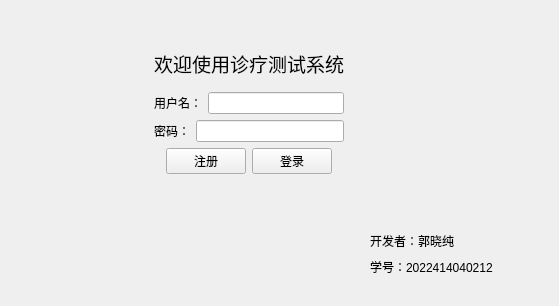
<?xml version="1.0" encoding="UTF-8"?>
<ui version="4.0">
 <class>LoginView</class>
 <widget class="QWidget" name="LoginView">
  <property name="geometry">
   <rect>
    <x>0</x>
    <y>0</y>
    <width>559</width>
    <height>306</height>
   </rect>
  </property>
  <property name="windowTitle">
   <string>登录</string>
  </property>
  <widget class="QWidget" name="layoutWidget">
   <property name="geometry">
    <rect>
     <x>60</x>
     <y>40</y>
     <width>378</width>
     <height>134</height>
    </rect>
   </property>
   <layout class="QVBoxLayout" name="verticalLayout_2">
    <item>
     <layout class="QHBoxLayout" name="horizontalLayout_4">
      <item>
       <spacer name="horizontalSpacer">
        <property name="orientation">
         <enum>Qt::Orientation::Horizontal</enum>
        </property>
        <property name="sizeHint" stdset="0">
         <size>
          <width>40</width>
          <height>20</height>
         </size>
        </property>
       </spacer>
      </item>
      <item>
       <layout class="QVBoxLayout" name="verticalLayout">
        <item>
         <widget class="QLabel" name="label">
          <property name="sizePolicy">
           <sizepolicy hsizetype="Preferred" vsizetype="Preferred">
            <horstretch>0</horstretch>
            <verstretch>0</verstretch>
           </sizepolicy>
          </property>
          <property name="font">
           <font>
            <family>宋体</family>
            <pointsize>14</pointsize>
            <bold>false</bold>
           </font>
          </property>
          <property name="layoutDirection">
           <enum>Qt::LayoutDirection::LeftToRight</enum>
          </property>
          <property name="text">
           <string>欢迎使用诊疗测试系统</string>
          </property>
          <property name="alignment">
           <set>Qt::AlignmentFlag::AlignCenter</set>
          </property>
         </widget>
        </item>
        <item>
         <layout class="QHBoxLayout" name="horizontalLayout_2">
          <item>
           <widget class="QLabel" name="label_2">
            <property name="text">
             <string>用户名：</string>
            </property>
           </widget>
          </item>
          <item>
           <widget class="QLineEdit" name="inputUserName"/>
          </item>
         </layout>
        </item>
        <item>
         <layout class="QHBoxLayout" name="horizontalLayout_3">
          <item>
           <widget class="QLabel" name="label_3">
            <property name="text">
             <string>密码：</string>
            </property>
           </widget>
          </item>
          <item>
           <widget class="QLineEdit" name="inputUserPassword">
            <property name="echoMode">
             <enum>QLineEdit::EchoMode::Password</enum>
            </property>
           </widget>
          </item>
         </layout>
        </item>
       </layout>
      </item>
      <item>
       <spacer name="horizontalSpacer_2">
        <property name="orientation">
         <enum>Qt::Orientation::Horizontal</enum>
        </property>
        <property name="sizeHint" stdset="0">
         <size>
          <width>40</width>
          <height>20</height>
         </size>
        </property>
       </spacer>
      </item>
     </layout>
    </item>
    <item>
     <layout class="QHBoxLayout" name="horizontalLayout">
      <item>
       <spacer name="horizontalSpacer_3">
        <property name="orientation">
         <enum>Qt::Orientation::Horizontal</enum>
        </property>
        <property name="sizeHint" stdset="0">
         <size>
          <width>40</width>
          <height>20</height>
         </size>
        </property>
       </spacer>
      </item>
      <item>
       <widget class="QPushButton" name="btnSignUp">
        <property name="text">
         <string>注册</string>
        </property>
       </widget>
      </item>
      <item>
       <widget class="QPushButton" name="btnSignIn">
        <property name="text">
         <string>登录</string>
        </property>
       </widget>
      </item>
      <item>
       <spacer name="horizontalSpacer_4">
        <property name="orientation">
         <enum>Qt::Orientation::Horizontal</enum>
        </property>
        <property name="sizeHint" stdset="0">
         <size>
          <width>40</width>
          <height>20</height>
         </size>
        </property>
       </spacer>
      </item>
     </layout>
    </item>
   </layout>
  </widget>
  <widget class="QWidget" name="layoutWidget">
   <property name="geometry">
    <rect>
     <x>370</x>
     <y>230</y>
     <width>164</width>
     <height>47</height>
    </rect>
   </property>
   <layout class="QVBoxLayout" name="verticalLayout_3">
    <item>
     <widget class="QLabel" name="label_4">
      <property name="text">
       <string>开发者：郭晓纯</string>
      </property>
     </widget>
    </item>
    <item>
     <widget class="QLabel" name="label_5">
      <property name="text">
       <string>学号：2022414040212</string>
      </property>
     </widget>
    </item>
   </layout>
  </widget>
 </widget>
 <resources/>
 <connections/>
</ui>
